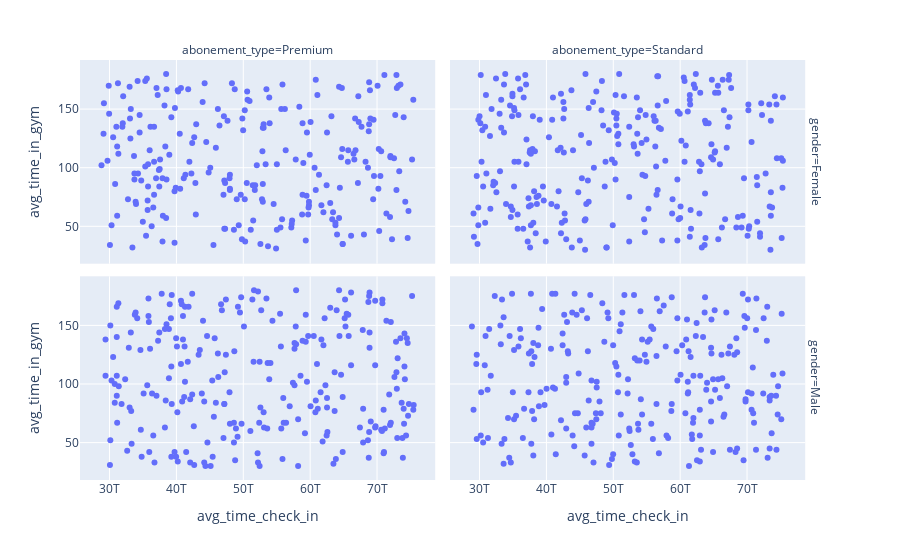

Notebook code cell kept with this figure:
### Code cell
fig = px.scatter(data_frame=df, 
                x='avg_time_check_in',
                y='avg_time_in_gym',
                facet_col='abonement_type',
                facet_row='gender')
fig.show()

### Figure 1 — Plotly figure (JSON) as saved in the notebook; plotly's stock layout.template omitted (floating-point values rounded to 4 significant figures; data arrays with more than 128 entries replaced by an {"elided": "..."} marker saying what was removed)
{"data": [{"hovertemplate": "gender=Female<br>abonement_type=Premium<br>avg_time_check_in=%{x}<br>avg_time_in_gym=%{y}<extra></extra>", "legendgroup": "", "marker": {"color": "#636efa", "symbol": "circle"}, "mode": "markers", "name": "", "orientation": "v", "showlegend": false, "type": "scatter", "x": {"elided": "242 int values"}, "xaxis": "x3", "y": {"elided": "242 int values"}, "yaxis": "y3"}, {"hovertemplate": "gender=Female<br>abonement_type=Standard<br>avg_time_check_in=%{x}<br>avg_time_in_gym=%{y}<extra></extra>", "legendgroup": "", "marker": {"color": "#636efa", "symbol": "circle"}, "mode": "markers", "name": "", "orientation": "v", "showlegend": false, "type": "scatter", "x": {"elided": "261 int values"}, "xaxis": "x4", "y": {"elided": "261 int values"}, "yaxis": "y4"}, {"hovertemplate": "gender=Male<br>abonement_type=Premium<br>avg_time_check_in=%{x}<br>avg_time_in_gym=%{y}<extra></extra>", "legendgroup": "", "marker": {"color": "#636efa", "symbol": "circle"}, "mode": "markers", "name": "", "orientation": "v", "showlegend": false, "type": "scatter", "x": {"elided": "251 int values"}, "xaxis": "x", "y": {"elided": "251 int values"}, "yaxis": "y"}, {"hovertemplate": "gender=Male<br>abonement_type=Standard<br>avg_time_check_in=%{x}<br>avg_time_in_gym=%{y}<extra></extra>", "legendgroup": "", "marker": {"color": "#636efa", "symbol": "circle"}, "mode": "markers", "name": "", "orientation": "v", "showlegend": false, "type": "scatter", "x": {"elided": "246 int values"}, "xaxis": "x2", "y": {"elided": "246 int values"}, "yaxis": "y2"}], "layout": {"annotations": [{"font": {}, "showarrow": false, "text": "abonement_type=Premium", "x": 0.24, "xanchor": "center", "xref": "paper", "y": 1, "yanchor": "bottom", "yref": "paper"}, {"font": {}, "showarrow": false, "text": "abonement_type=Standard", "x": 0.74, "xanchor": "center", "xref": "paper", "y": 1, "yanchor": "bottom", "yref": "paper"}, {"font": {}, "showarrow": false, "text": "gender=Male", "textangle": 90, "x": 0.98, "xanchor": "left", "xref": "paper", "y": 0.2425, "yanchor": "middle", "yref": "paper"}, {"font": {}, "showarrow": false, "text": "gender=Female", "textangle": 90, "x": 0.98, "xanchor": "left", "xref": "paper", "y": 0.7575, "yanchor": "middle", "yref": "paper"}], "legend": {"tracegroupgap": 0}, "margin": {"t": 60}, "xaxis": {"anchor": "y", "domain": [0, 0.48], "title": {"text": "avg_time_check_in"}}, "xaxis2": {"anchor": "y2", "domain": [0.5, 0.98], "matches": "x", "title": {"text": "avg_time_check_in"}}, "xaxis3": {"anchor": "y3", "domain": [0, 0.48], "matches": "x", "showticklabels": false}, "xaxis4": {"anchor": "y4", "domain": [0.5, 0.98], "matches": "x", "showticklabels": false}, "yaxis": {"anchor": "x", "domain": [0, 0.485], "title": {"text": "avg_time_in_gym"}}, "yaxis2": {"anchor": "x2", "domain": [0, 0.485], "matches": "y", "showticklabels": false}, "yaxis3": {"anchor": "x3", "domain": [0.515, 1], "matches": "y", "title": {"text": "avg_time_in_gym"}}, "yaxis4": {"anchor": "x4", "domain": [0.515, 1], "matches": "y", "showticklabels": false}}}
